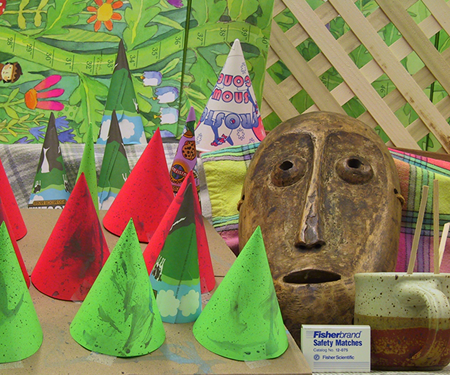
#> input picture Material da Raquel/0 - Material em Python/Material 13/im2.png, 450 x 375 px, given in place of direita.ppm, which was not available
$ python sparse_reconstruction01.py   (Python 2 division)
#> lines starting #> are read from the running program, lines starting #| are printed output that depends on the picture; pictures that were not available may be replaced by others from this repository, and a replacement may not be noted
import cv2 as cv2
import numpy as np
from matplotlib import pyplot as plt
from mpl_toolkits.mplot3d import Axes3D
import sys


# Return the skew matrix formed from a 3x1 vector
def skew(vector):
    return np.array([[0, -vector[2], vector[1]],
                     [vector[2], 0, -vector[0]],
                     [-vector[1], vector[0], 0]])

# Example cases
def case_one():
    # Read images
    imgr = cv2.imread('direita.ppm')  # right image
#> imgr is the input picture: shape (375, 450, 3); mean B, G, R 82.3, 130.2, 132.6
    imgl = cv2.imread('esquerda.ppm') # left image
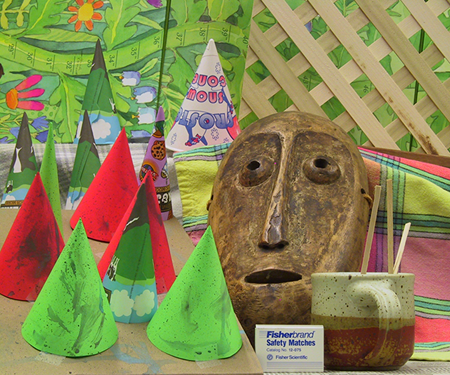
#> input picture Material da Raquel/0 - Material em Python/Material 13/im6.png, 450 x 375 px, given in place of esquerda.ppm, which was not available
#> imgl is the input picture: shape (375, 450, 3); mean B, G, R 83.6, 133.3, 137.4

    # intrinsic parameter matrix

    fm = 403.657593 # Fical distantce in pixels
    cx = 161.644318 # Principal point - x-coordinate (pixels)
    cy = 124.202080 # Principal point - y-coordinate (pixels)
    bl = 119.929 # baseline (mm)
    # for the right camera
    Kr = np.array([[ fm, 0, cx],[0, fm, cy],[0, 0, 1.0000]])

    # for the left camera
    Kl = np.array([[fm, 0, cx],[0, fm, cy],[0, 0, 1.0000]])

    # Extrinsec parameters
    # Translation between cameras
    T = np.array([-bl, 0, 0])
    T = T/np.linalg.norm(T)
    T_hat = skew(T)
    # Rotation
    R = np.array([[ 1,0,0],[ 0,1,0],[0,0,1]])


    # find the keypoints and descriptors with SIFT
    sift = cv2.SIFT_create()
    #sift = cv2.xfeatures2d.SIFT_create()
    kp1, des1 = sift.detectAndCompute(imgl,None)
#> kp1 = 1197 keypoints; strongest (x, y, size): (407, 226, 4.3), (212, 198, 2), (257, 326, 2.3), (18, 150, 2.1)
    kp2, des2 = sift.detectAndCompute(imgr,None)
#> kp2 = 1253 keypoints; strongest (x, y, size): (4, 81, 1.9), (45, 150, 2.3), (396, 277, 2.3), (243, 198, 2.6)

    # Solve matching between detected points in both images
    # FLANN parameters
    FLANN_INDEX_KDTREE = 1
    index_params = dict(algorithm = FLANN_INDEX_KDTREE, trees = 5)
    search_params = dict(checks=50)
    flann = cv2.FlannBasedMatcher(index_params,search_params)
    matches = flann.knnMatch(des1,des2,k=2)
#> matches = 1197 matches
    good = []
    ptsl = []
    ptsr = []

    # Select good matches
    # ratio test as per Lowe's paper
    for i,(m,n) in enumerate(matches):

        if m.distance < 0.8*n.distance:
            good.append(m)
            ptsr.append(kp2[m.trainIdx].pt)
            ptsl.append(kp1[m.queryIdx].pt)
#> after the loop, good = 600 matches; ptsl = 600 pairs, first value 2.76 to 421, second value 2.82 to 366.9; ptsr = 600 pairs, first value 6.16 to 442.2, second value 3.08 to 367.6

    ptsl = np.int32(ptsl).T
    ptsr = np.int32(ptsr).T


    return imgl,imgr,Kl,Kr,ptsl,ptsr,bl


# [69 lines left out: function case_two, not called in this run]


# Main program

CASE = 1

if CASE == 1:
    IL,IR,Kl,Kr,ptsl,ptsr,bl = case_one()
#> Kl = [[403.7, 0, 161.6], [0, 403.7, 124.2], [0, 0, 1]]; Kr = [[403.7, 0, 161.6], [0, 403.7, 124.2], [0, 0, 1]]; bl = 119.9


if CASE == 2:
     IL,IR,Kl,Kr,ptsl,ptsr,bl = case_two()


xpL = ptsl[0,:]
#> xpL = 600 values from 2 to 421
ypL = ptsl[1,:]
#> ypL = 600 values, max 366 at index 497, min 2 at index 91, mean 167.1
xpR = ptsr[0,:]
#> xpR = 600 values, max 442 at index 599, min 6 at index 136, mean 249.5
ypR = ptsr[1,:]
#> ypR = 600 values, max 367 at index 497, min 3 at index 91, mean 168.4

fm = Kl[0,0]
#> fm = 403.7
cx = Kl[0,2]
#> cx = 161.6
cy = Kl[1,2]
#> cy = 124.2


# Eliminates wrong correspondences, comparing the x and y coordinates of the pairs of points

# When images are already rectified, the y-coordinate of the epipolar lines should be the same
# Because we are using images taken from cameras physically aligned and we are (i) not performing a rectification by software,
# and (ii) using SIFT for fiding correspondences; there may be some noise.
# So we are eliminating any correspondence detected by SIFT with more than 5 pixles of difference in the y-direction.

error = np.abs(ypL-ypR)
#> error = 600 values, max 260 at index 102, min 0 at index 0, mean 3.8
#good = np.zeros(error.shape)
good = np.where(error < 10)

xpL = xpL[good]
#> xpL = 580 values from 2 to 421
ypL = ypL[good]
#> ypL = 580 values, max 366 at index 482, min 2 at index 87, mean 168.1
xpR = xpR[good]
#> xpR = 580 values, max 442 at index 579, min 20 at index 2, mean 251.3
ypR = ypR[good]
#> ypR = 580 values, max 367 at index 482, min 3 at index 87, mean 168.2


# Because the points were detected and matched using SIFT, we also considered that good correspondences
# should present disparities less than 100*(minimum disparity +1) - "+1" is used in order to avoid the cases
# when the minimum is zero

error = np.abs(xpL-xpR)
#> error = 580 values, max 56 at index 267, min 16 at index 577, mean 30.89
err_min = np.min(error)
#> err_min = 16
good = np.where(error < 100*(err_min+1))
xpL = xpL[good]
ypL = ypL[good]
xpR = xpR[good]
ypR = ypR[good]


# Show images and matchings
fig=plt.figure(figsize=(10,10))
fig.add_subplot(1,2,1)
plt.imshow(IL)
plt.plot(xpL,ypL,'r.')
fig.add_subplot(1,2,2)
plt.imshow(IR)
plt.plot(xpR,ypR,'c.')
plt.show(block=False)
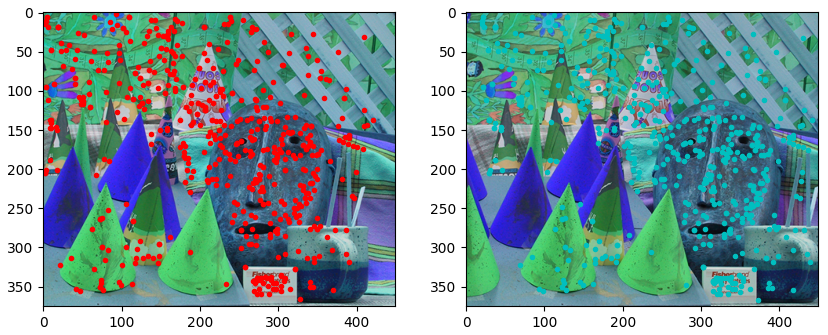
#> figure drawn by matplotlib, 2 panels; B, G, R data is drawn as R, G, B

# Calculate disparities
disp = xpL-xpR
#> disp = 580 values, max 56 at index 267, min -51 at index 42, mean -30.64

# Calculate depths
z = np.ones(disp.shape)*fm*bl
#> z = 580 values from 48410.3 to 48410.3


z = np.divide(z,disp)
#> z = 580 values, max 2689.5 at index 470, min -3025.6 at index 577, mean -1712.3

x3d = np.multiply(((xpL - cx)/fm),z)
#> x3d = 580 values, max 1119.2 at index 6, min -1884.1 at index 578, mean -193
y3d = np.multiply(((ypL - cy)/fm),z)
#> y3d = 580 values, max 1351.2 at index 470, min -644.4 at index 482, mean -67.72

# Filter erroneous depths
good = np.where((z>0) & (z<10000))
#> good = ([267, 470],)

x3d = x3d[good]
#> x3d = [135.7, 1061.7]
y3d = y3d[good]
#> y3d = [31.69, 1351.2]
z3d = z[good]
#> z3d = [864.5, 2689.5]

xpL = xpL[good]
#> xpL = [225, 321]
ypL = ypL[good]
#> ypL = [139, 327]

pixel_color=[]

for i in range(xpL.shape[0]):
    pixel_color.append (IL[int(ypL[i]),int(xpL[i])])
#> after the loop, pixel_color = [[152, 122, 151], [210, 218, 211]]

pixel_color = np.asarray(pixel_color)

# Plot 3D points with their original colors from the image
fig = plt.figure(figsize=(10,10))
ax = fig.add_subplot(111, projection='3d')
ax.scatter(x3d, y3d, z3d, c=pixel_color/255.0)
ax.set_xlabel('X Label')
ax.set_ylabel('Y Label')
ax.set_zlabel('Z Label')

if CASE ==1:
    ax.view_init(elev=-23,azim=-91)
if CASE ==2:
    ax.view_init(elev=-77,azim=-90)
    ax.set_xlim(-5,10)
    ax.set_ylim(-5,10)
    ax.set_zlim(10,30)


fig = plt.figure(figsize=(10,10))
ax = fig.add_subplot(111, projection='3d')
ax.scatter(x3d, y3d, z3d, c=pixel_color/255.0)
#ax.set_aspect('equal')
ax.set_xlabel('X Label')
ax.set_ylabel('Y Label')
ax.set_zlabel('Z Label')


if CASE ==1:
    ax.view_init(elev=-57,azim=-91)
if CASE ==2:
    ax.view_init(elev=-4,azim=-87)
    ax.set_xlim(-5,10)
    ax.set_ylim(-5,10)
    ax.set_zlim(10,30)

plt.show()
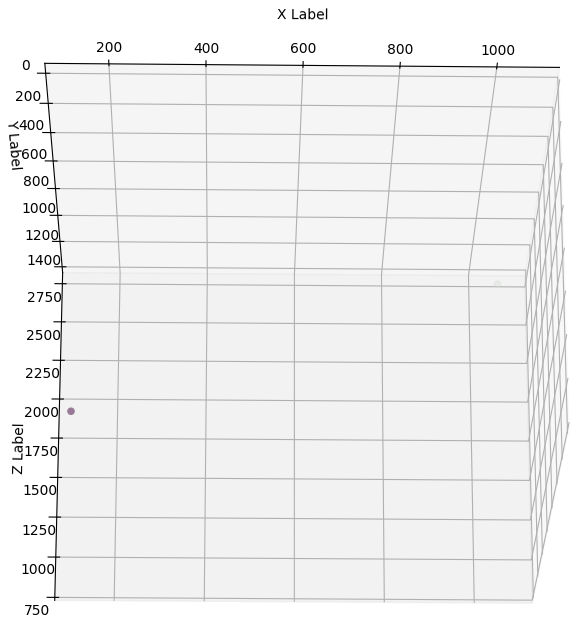
#> figure drawn by matplotlib, 1 panel
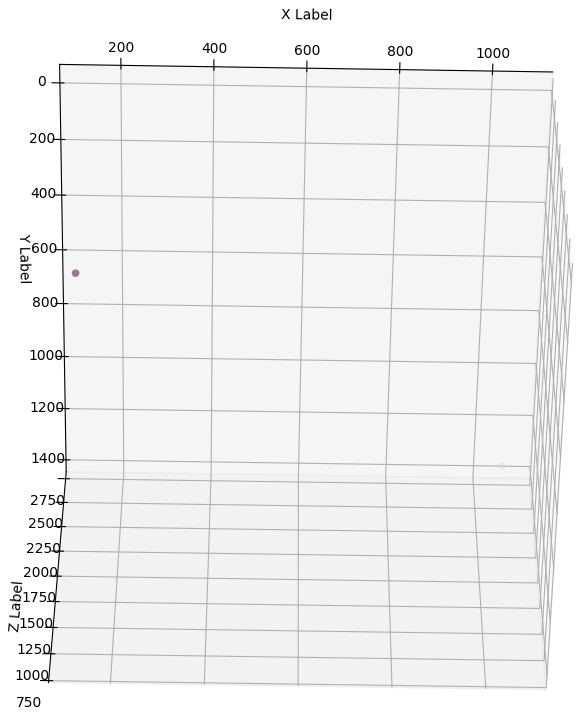
#> figure drawn by matplotlib, 1 panel
